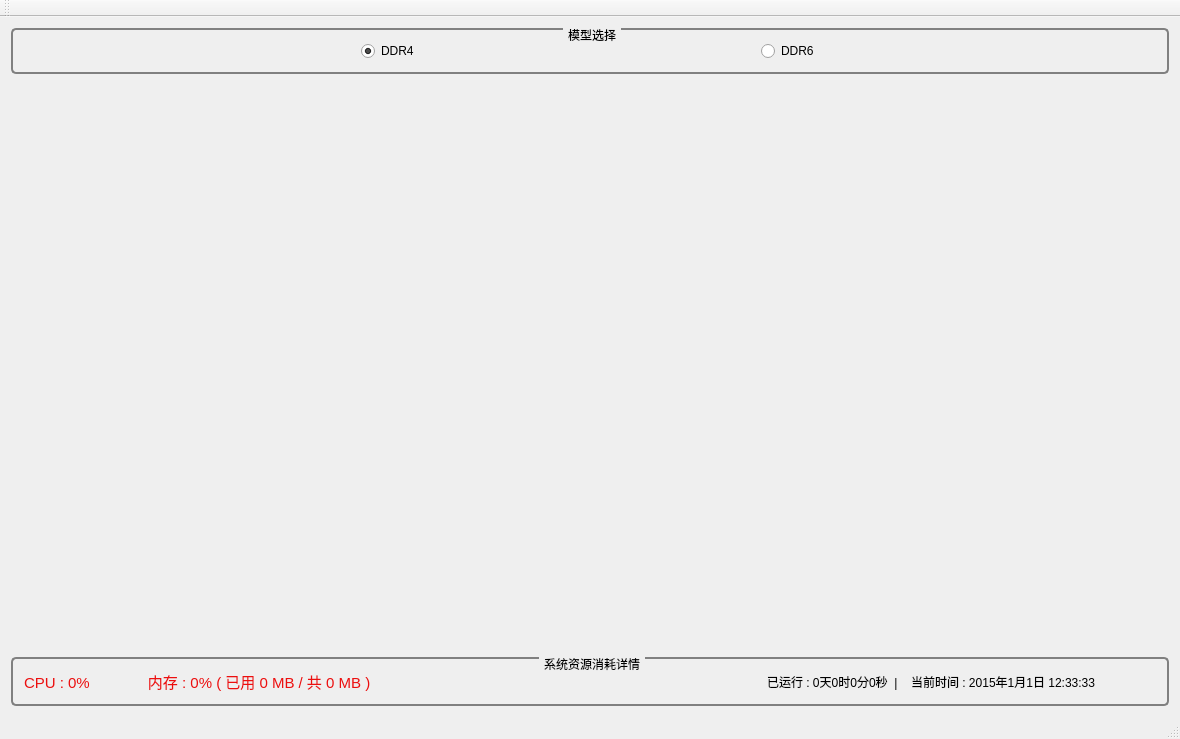
<?xml version="1.0" encoding="UTF-8"?>
<ui version="4.0">
 <class>MainWindow</class>
 <widget class="QMainWindow" name="MainWindow">
  <property name="geometry">
   <rect>
    <x>0</x>
    <y>0</y>
    <width>1180</width>
    <height>739</height>
   </rect>
  </property>
  <property name="windowTitle">
   <string>MainWindow</string>
  </property>
  <property name="styleSheet">
   <string notr="true"/>
  </property>
  <widget class="QWidget" name="centralWidget">
   <layout class="QVBoxLayout" name="verticalLayout">
    <item>
     <widget class="QGroupBox" name="groupBox_2">
      <property name="minimumSize">
       <size>
        <width>0</width>
        <height>0</height>
       </size>
      </property>
      <property name="maximumSize">
       <size>
        <width>16777215</width>
        <height>60</height>
       </size>
      </property>
      <property name="styleSheet">
       <string notr="true">QGroupBox
{
border: 2px solid gray;
border-radius:5px;
margin-top:2ex;
font-family:楷体;
font:bold18px;
 
}
 
QGroupBox::title
{
subcontrol-origin:margin;
subcontrol-position:top center;
padding:0 3px;
}</string>
      </property>
      <property name="title">
       <string>模型选择</string>
      </property>
      <layout class="QHBoxLayout" name="horizontalLayout">
       <item>
        <spacer name="horizontalSpacer_2">
         <property name="orientation">
          <enum>Qt::Horizontal</enum>
         </property>
         <property name="sizeHint" stdset="0">
          <size>
           <width>233</width>
           <height>20</height>
          </size>
         </property>
        </spacer>
       </item>
       <item>
        <widget class="QRadioButton" name="radioButtonDDR4">
         <property name="text">
          <string>DDR4</string>
         </property>
         <property name="checked">
          <bool>true</bool>
         </property>
        </widget>
       </item>
       <item>
        <spacer name="horizontalSpacer">
         <property name="orientation">
          <enum>Qt::Horizontal</enum>
         </property>
         <property name="sizeHint" stdset="0">
          <size>
           <width>232</width>
           <height>20</height>
          </size>
         </property>
        </spacer>
       </item>
       <item>
        <widget class="QRadioButton" name="radioButtonDDR6">
         <property name="text">
          <string>DDR6</string>
         </property>
        </widget>
       </item>
       <item>
        <spacer name="horizontalSpacer_4">
         <property name="orientation">
          <enum>Qt::Horizontal</enum>
         </property>
         <property name="sizeHint" stdset="0">
          <size>
           <width>232</width>
           <height>20</height>
          </size>
         </property>
        </spacer>
       </item>
      </layout>
     </widget>
    </item>
    <item>
     <widget class="QStackedWidget" name="stackedWidget">
      <property name="styleSheet">
       <string notr="true"/>
      </property>
     </widget>
    </item>
    <item>
     <widget class="QGroupBox" name="groupBox_4">
      <property name="minimumSize">
       <size>
        <width>0</width>
        <height>0</height>
       </size>
      </property>
      <property name="styleSheet">
       <string notr="true">QGroupBox
{
border: 2px solid gray;
border-radius:5px;
margin-top:2ex;
font-family:楷体;
font:bold18px;
 
}
 
QGroupBox::title
{
subcontrol-origin:margin;
subcontrol-position:top center;
padding:0 3px;
}</string>
      </property>
      <property name="title">
       <string>系统资源消耗详情</string>
      </property>
      <layout class="QHBoxLayout" name="horizontalLayout_2">
       <item>
        <widget class="QLabel" name="labCPUMemory">
         <property name="font">
          <font>
           <pointsize>11</pointsize>
          </font>
         </property>
         <property name="styleSheet">
          <string notr="true">color: rgb(236, 15, 15);</string>
         </property>
         <property name="text">
          <string>CPU : 0%              内存 : 0% ( 已用 0 MB / 共 0 MB )</string>
         </property>
        </widget>
       </item>
       <item>
        <spacer name="horizontalSpacer_3">
         <property name="orientation">
          <enum>Qt::Horizontal</enum>
         </property>
         <property name="sizeHint" stdset="0">
          <size>
           <width>40</width>
           <height>20</height>
          </size>
         </property>
        </spacer>
       </item>
       <item>
        <layout class="QHBoxLayout" name="horizontalLayout_20">
         <item>
          <widget class="QLabel" name="labLive">
           <property name="sizePolicy">
            <sizepolicy hsizetype="Fixed" vsizetype="Preferred">
             <horstretch>0</horstretch>
             <verstretch>0</verstretch>
            </sizepolicy>
           </property>
           <property name="text">
            <string>已运行 : 0天0时0分0秒  |  </string>
           </property>
          </widget>
         </item>
         <item>
          <widget class="QLabel" name="labDateTime">
           <property name="sizePolicy">
            <sizepolicy hsizetype="Expanding" vsizetype="Preferred">
             <horstretch>0</horstretch>
             <verstretch>0</verstretch>
            </sizepolicy>
           </property>
           <property name="text">
            <string>当前时间 : 2015年1月1日 12:33:33</string>
           </property>
          </widget>
         </item>
        </layout>
       </item>
      </layout>
     </widget>
    </item>
   </layout>
  </widget>
  <widget class="QMenuBar" name="menuBar">
   <property name="geometry">
    <rect>
     <x>0</x>
     <y>0</y>
     <width>1180</width>
     <height>25</height>
    </rect>
   </property>
  </widget>
  <widget class="QToolBar" name="mainToolBar">
   <attribute name="toolBarArea">
    <enum>TopToolBarArea</enum>
   </attribute>
   <attribute name="toolBarBreak">
    <bool>false</bool>
   </attribute>
  </widget>
  <widget class="QStatusBar" name="statusBar"/>
 </widget>
 <layoutdefault spacing="6" margin="11"/>
 <resources/>
 <connections/>
</ui>
